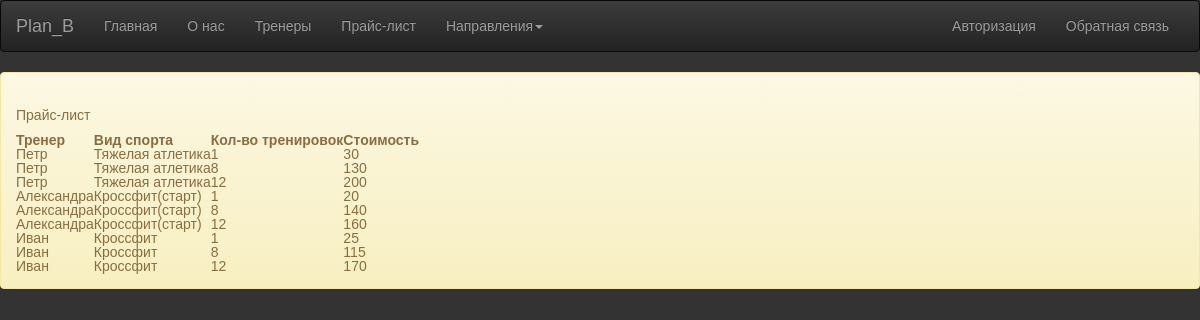
Screenshot of /price with the database file from the repository.
### gymapp/models.py (models this page shows, shortened)
class PriceList(models.Model):
    number_of_training = models.IntegerField("Количество тренировок")
    price = models.IntegerField("Цена(бел/руб)")
    coach = models.ForeignKey(Coaches, on_delete=models.CASCADE, null=True)
    sport_style = models.ForeignKey(SportStyle, on_delete=models.CASCADE, null=True)
    class Meta:
        verbose_name = "Цена"
        verbose_name_plural = "Прайс-лист"

class Coaches(models.Model):
    name = models.CharField("Имя", max_length=15,)
    coach_information = models.TextField("Описание")
    def __str__(self):
        return self.name
    class Meta:
        verbose_name = "Тренер"
        verbose_name_plural = "Тренеры"

class SportStyle(models.Model):
    name = models.CharField("Название", max_length=20)
    direction_information = models.TextField("Описание направления")
    def __str__(self):
        return self.name
    class Meta:
        verbose_name = "Направление"
        verbose_name_plural = "Направления"

### gymapp/views.py (the view)
# urls.py: path("price", views.price_list, name="gym-price"),
def price_list(request):
    context = {
        "price_list": PriceList.objects.all(),
    }
    return render(request, "gymapp/price.html", context)

### gymapp/templates/gymapp/price.html (shortened to what this page needs)
{%extends "gymapp/base.html" %}
{% block content %}
{% load static %}
<link rel="stylesheet" href="{% static 'css/stylesheet.css' %}">
<div class="alert alert-warning">
    <h1>Прайс-лист</h1>
    <div class="features">
          <table>
            <tr>
                <th>Тренер</th>
                <th>Вид спорта</th>
                <th>Кол-во тренировок</th>
                <th>Стоимость</th>
            </tr>
            {% for i in price_list %}
            <tr>
                <td>{{ i.coach }}</td>
                <td>{{ i.sport_style }}</td>
                <td>{{ i.number_of_training }}</td>
                <td>{{ i.price }}</td>
            </tr>
            {% endfor %}
        </table>
    </div>
</div>
{% endblock %}

### gymapp/templates/gymapp/base.html (shortened to what this page needs)
<!DOCTYPE html>
<html>
<head>
  <link rel="stylesheet" href="https://maxcdn.bootstrapcdn.com/bootstrap/3.3.7/css/bootstrap.min.css">
  <link rel="stylesheet" href="https://maxcdn.bootstrapcdn.com/bootstrap/3.3.7/css/bootstrap-theme.min.css">
</head>
<body>
  <nav class="navbar navbar-inverse" role="navigation">
    <div class="container-fluid">
      <div class="navbar-header">
        <a class="navbar-brand" href="/">Plan_B</a>
      </div>
      <div class="collapse navbar-collapse" id="bs-example-navbar-collapse-1">
        <ul class="nav navbar-nav">
          <li><a href="{% url 'gym-home' %}">Главная</a></li>
          <li><a href="{% url 'gym-about_us' %}">О нас</a></li>
          <li><a href="{% url 'gym-coaches' %}">Тренеры</a></li>
          <li><a href="{% url 'gym-price' %}">Прайс-лист</a></li>
          <li class="dropdown">
            <a href="#" class="dropdown-toggle" data-toggle="dropdown">Направления<b class="caret"></b></a>
          </li>
        </ul>
        <ul class="nav navbar-nav navbar-right">
          {% if request.user.is_authenticated %}
          <li class="last"> {{ user.username }}</li>
          <li><a href="{% url 'manage-logout' %}">Выйти</a></li>
          {% else %}
            <li><a href="{% url 'manage-login' %}">Авторизация</a></li>
            <li><a href="{% url 'gym-contacts' %}">Обратная связь</a></li>
          {% endif %}
        </ul>
      </div>
    </div>
  </nav>
  {% block content %}{% endblock %}
</body>
</html>

### gymapp/static/css/stylesheet.css (style rules this page uses)
*, *::before, *::after { padding: 0; margin: 0; border: 0; box-sizing: border-box; }
a { text-decoration: none; }
ul, ol, li { list-style: none; }
h1, h2, h3, h4, h5, h6 { font-weight: inherit; font-size: inherit; }
html, body { height: 100%; line-height: 1; font-size: 14px; background-color: #333; font-family: Arial, "Helvetica Neue", Helvetica, sans-serif; }

### rows the page displays
PriceList: coach "Петр", sport_style "Тяжелая атлетика", number_of_training "1", price "30"
PriceList: coach "Петр", sport_style "Тяжелая атлетика", number_of_training "8", price "130"
PriceList: coach "Петр", sport_style "Тяжелая атлетика", number_of_training "12", price "200"
PriceList: coach "Александра", sport_style "Кроссфит(старт)", number_of_training "1", price "20"
PriceList: coach "Александра", sport_style "Кроссфит(старт)", number_of_training "8", price "140"
PriceList: coach "Александра", sport_style "Кроссфит(старт)", number_of_training "12", price "160"
PriceList: coach "Иван", sport_style "Кроссфит", number_of_training "1", price "25"
PriceList: coach "Иван", sport_style "Кроссфит", number_of_training "8", price "115"
PriceList: coach "Иван", sport_style "Кроссфит", number_of_training "12", price "170"
